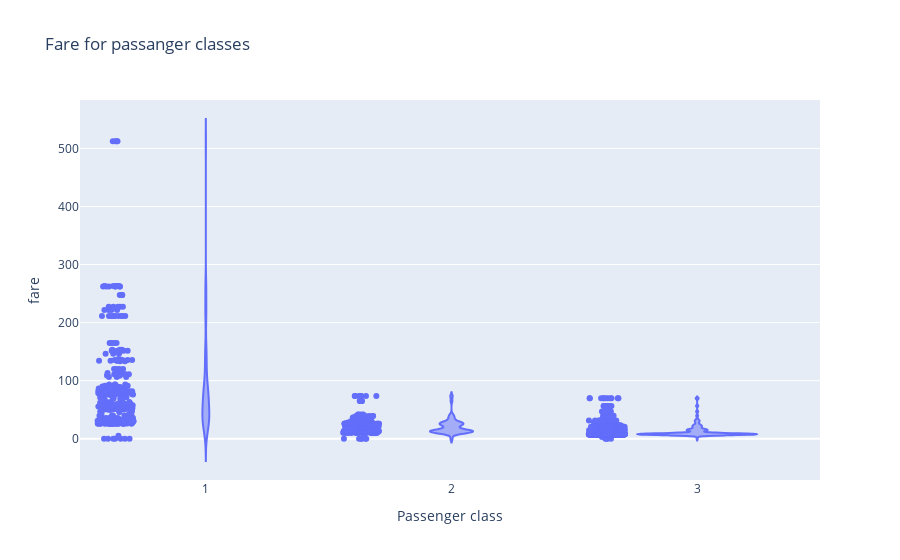

This figure's notebook cell:
### Code cell
#violin plot to visualize fare prices by class

fig_violin = px.violin(df, x='pclass', y='fare',
                       points='all', title='Fare for passanger classes',
                       labels={'pclass': 'Passenger class'})
fig_violin.show()

### Figure 1 — Plotly figure (JSON) as saved in the notebook; plotly's stock layout.template omitted (floating-point values rounded to 4 significant figures; data arrays with more than 128 entries replaced by an {"elided": "..."} marker saying what was removed)
{"data": [{"alignmentgroup": "True", "box": {"visible": false}, "hovertemplate": "Passenger class=%{x}<br>fare=%{y}<extra></extra>", "legendgroup": "", "marker": {"color": "#636efa"}, "name": "", "offsetgroup": "", "orientation": "v", "points": "all", "scalegroup": "True", "showlegend": false, "type": "violin", "x": {"elided": "1309 int values"}, "x0": " ", "xaxis": "x", "y": {"elided": "1309 float values"}, "y0": " ", "yaxis": "y"}], "layout": {"legend": {"tracegroupgap": 0}, "title": {"text": "Fare for passanger classes"}, "violinmode": "group", "xaxis": {"anchor": "y", "domain": [0, 1], "title": {"text": "Passenger class"}}, "yaxis": {"anchor": "x", "domain": [0, 1], "title": {"text": "fare"}}}}
